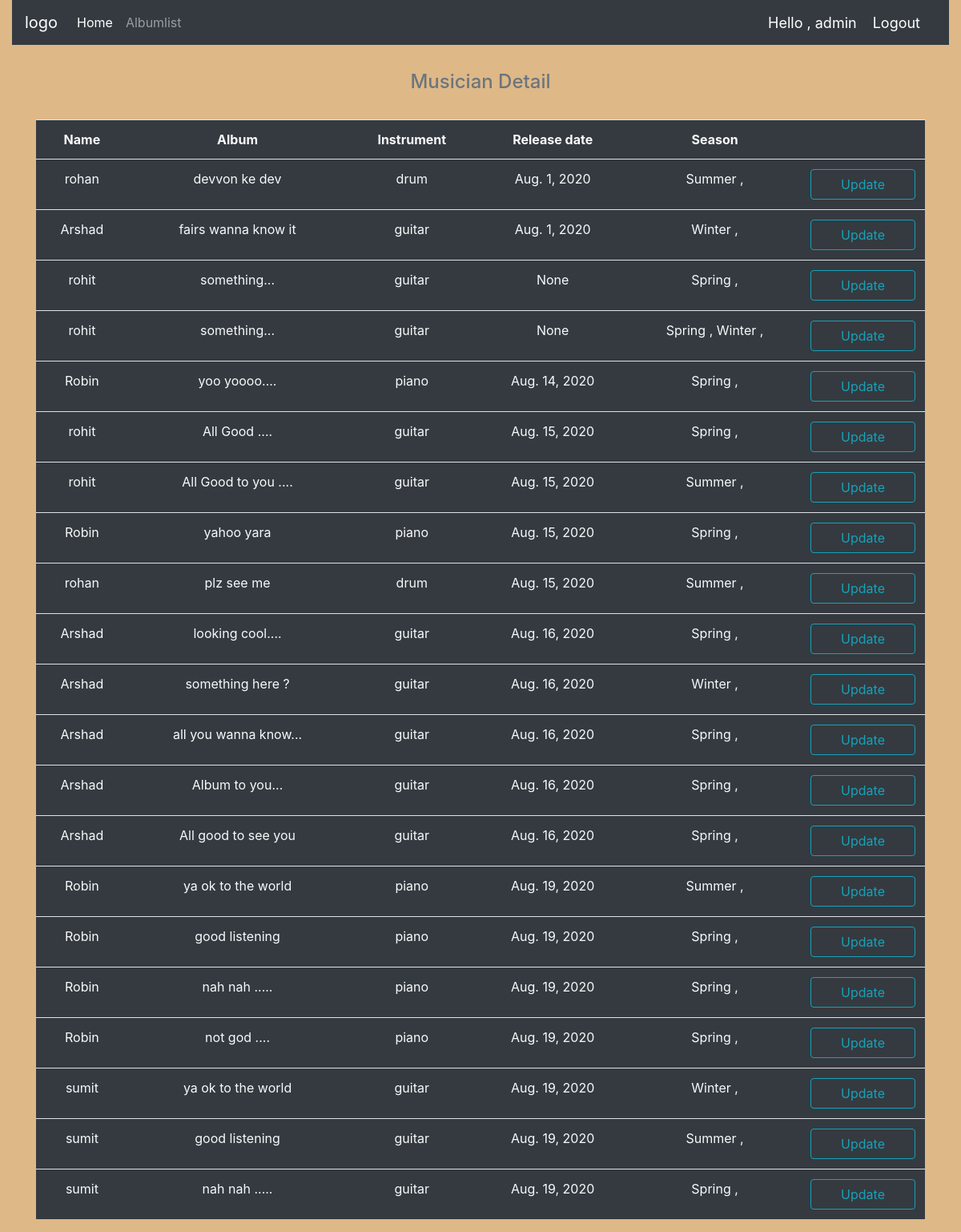
Before: /album_list/ (signed in) with the older database file.
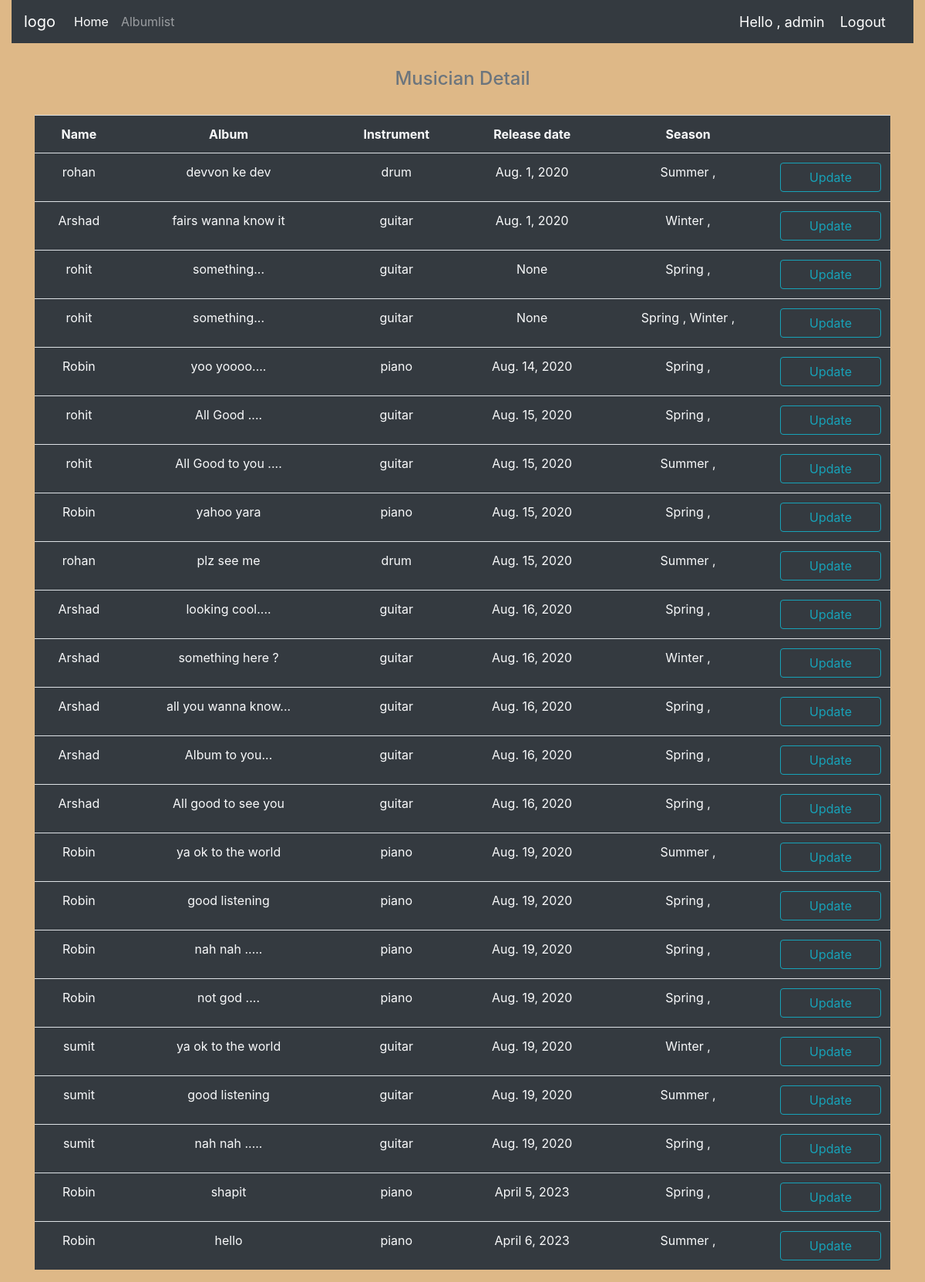
After: the same page with the newer database file.
### accounts/models.py (models this page shows, shortened)
class Album(models.Model):
    artist = models.ForeignKey(Musician, on_delete=models.CASCADE)
    name = models.CharField(max_length=100)
    season = models.ManyToManyField(Seasons, blank=True)
    release_date = models.DateField(blank=True, null=True, auto_now_add=timezone.now())
    audio_file = models.FileField(upload_to='music',blank= True, null= True)
    num_stars = models.IntegerField(null=True, default=1 )
    def __str__(self):
        return self.name

class Musician(models.Model):
    user = models.OneToOneField(User, null=True, on_delete = models.CASCADE)
    first_name = models.CharField(max_length=100, null=True)
    last_name = models.CharField(max_length=100, default="nayak" , null=True)
    profile_pic = models.ImageField(default= 'profile1.png' ,null=True, blank=True)
    instrument = models.CharField(max_length=100, null=True, default="guitar")

class Seasons(models.Model):
    CHOICES = (
        ('Winter','Winter'),
        ('Summer','Summer'),
        ('Spring','Spring'),
        ('Rainy', 'Rainy'),
    )
    choice = models.CharField(max_length=10, choices=CHOICES , null=True)
    def __str__(self):
        return self.choice

### accounts/decoraters.py (the view)
        def wrapper_func(request, *args, **kwargs):
            group = None
            if request.user.groups.exists():
                group = request.user.groups.all()[0].name
            if group in allowed_user:
                return view_func(request, *args, **kwargs)
            else:
                return HttpResponse("you are not authorized to view this page: ")

### accounts/decoraters.py (called while the page is built)
def allowed_user(allowed_user = []):
    def userallowed(view_func):
        def wrapper_func(request, *args, **kwargs):
            group = None
            if request.user.groups.exists():
                group = request.user.groups.all()[0].name
            if group in allowed_user:
                return view_func(request, *args, **kwargs)
            else:
                return HttpResponse("you are not authorized to view this page: ")
        return wrapper_func
    return userallowed

### accounts/views.py (called while the page is built)
@login_required(login_url='login')
@allowed_user(allowed_user=['admin'])
def AlbumList(request):
    album = Album.objects.all()
    context = {'album':album}
    return render(request, 'accounts/albumlist.html',context)

### accounts/templates/accounts/albumlist.html
{% extends 'accounts/base.html' %} {% block content %}
<div class="container">
    <div class="row">
        <div class="col">
            <h4 class="text-center my-4 py-2 text-secondary">Musician Detail</h4>
            <table class="table bg-dark text-light text-center ">
                <tr>
                    <th>Name</th>
                    <th>Album</th>
                    <th>Instrument</th>
                    <th>Release date</th>
                    <th>Season</th>
                    <th></th>
                </tr>
                {% for albums in album %}
                <tr>
                    <td>{{albums.artist.first_name}}</td>
                    <td>{{albums}}</td>
                    <td>{{albums.artist.instrument}}</td>
                    <td>{{albums.release_date}}</td>
                    <td>
                        {% for season in albums.season.all %} {{season}} , {% endfor %}
                    </td>
                    <td><a href="{% url 'update_musician' albums.id %}" class="btn btn-outline-info  btn-block">Update</a></td>
                </tr>
                {% endfor %}
            </table>
        </div>
    </div>
</div>
{% endblock %}

### accounts/templates/accounts/base.html (shortened to what this page needs)
{% load static %}
<!DOCTYPE html>
<html lang="en">
<head>
    <link rel="stylesheet" href="{% static 'css/bootstrap.css' %}">
    <link rel="stylesheet" href="{% static 'css/accounts/main.css' %}">
</head>
<body>
    <div class="container-fluid custom-container">
        {% include 'accounts/navbar.html' %} {% block content %} {% endblock %}
    </div>
</body>
</html>

### accounts/templates/accounts/navbar.html (shortened to what this page needs)
{% load static %}
<nav class="navbar navbar-expand-lg navbar-dark bg-dark">
    {% if request.user.is_staff %}
    <a class="navbar-brand" href="{% url 'home' %}">logo</a> {% else %}
    <a class="navbar-brand" href="{% url 'home' %}">
        <img class="profile-pic" src="{{request.user.musician.profile_pic.url}}">
    </a>
    {% endif %}
    <div class="collapse navbar-collapse" id="navbarNavAltMarkup">
        <div class="navbar-nav">
            <a class="nav-item nav-link active" href="{% url 'home' %}">Home <span class="sr-only">(current)</span></a> {% if request.user.is_staff %}
            <a class="nav-item nav-link" href="{% url 'album_list' %}">Albumlist</a> {% else %}
            <a class="nav-item nav-link" href="{% url 'account-setting' %}">Account settings</a> {% endif %}
        </div>
    </div>
    <span class="hello-msg">Hello , {{request.user}} </span>
    <a href="{% url 'logout' %}" class="hello-msg"> Logout </a>
</nav>

### static/css/accounts/main.css (style rules this page uses)
* { margin: 0; padding: 0; box-sizing: border-box; }
.custom-container { min-height: 100vh; background-color: burlywood; }

### accounts/templates/accounts/base.html (style rules this page uses)
.custom-container { min-height: 100vh; background-color: burlywood; }

### accounts/templates/accounts/navbar.html (style rules this page uses)
.hello-msg { font-size: 18px; color: #ffffff; margin-right: 20px; }

Changed rows visible on the page:
added Album: artist.first_name "Robin", name "shapit", artist.instrument "piano", release_date "April 5, 2023", Seasons (choice "Spring")
added Album: artist.first_name "Robin", name "hello", artist.instrument "piano", release_date "April 6, 2023", Seasons (choice "Summer")
